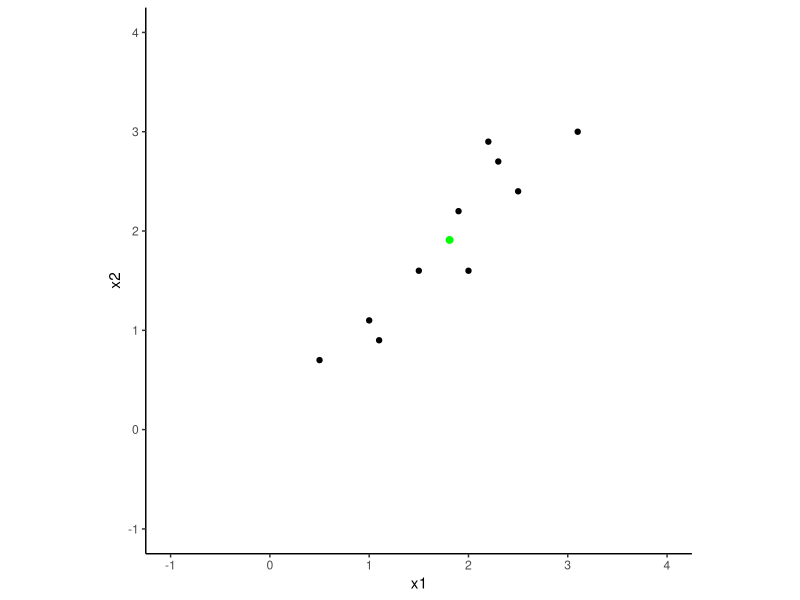
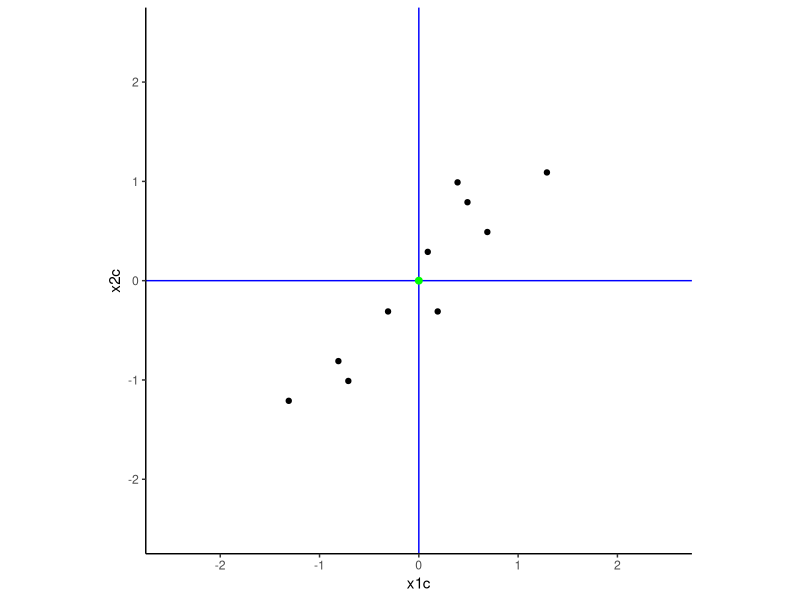
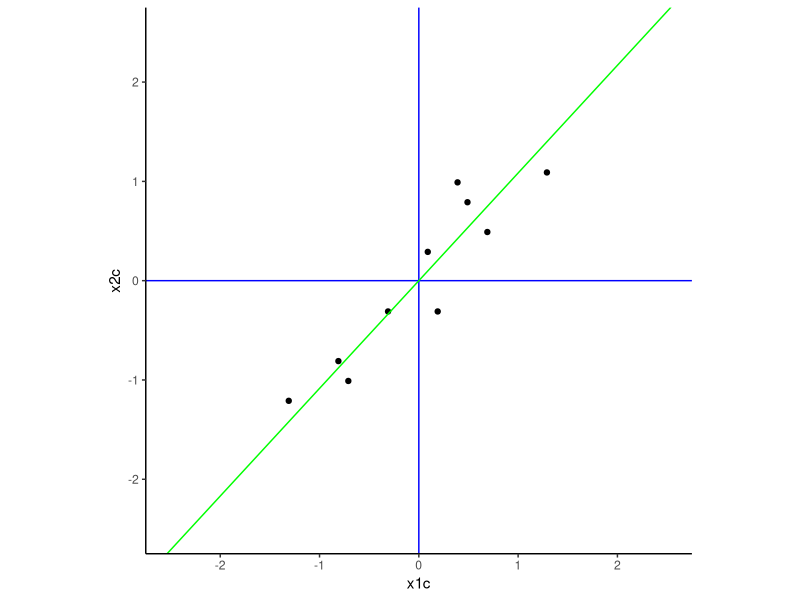
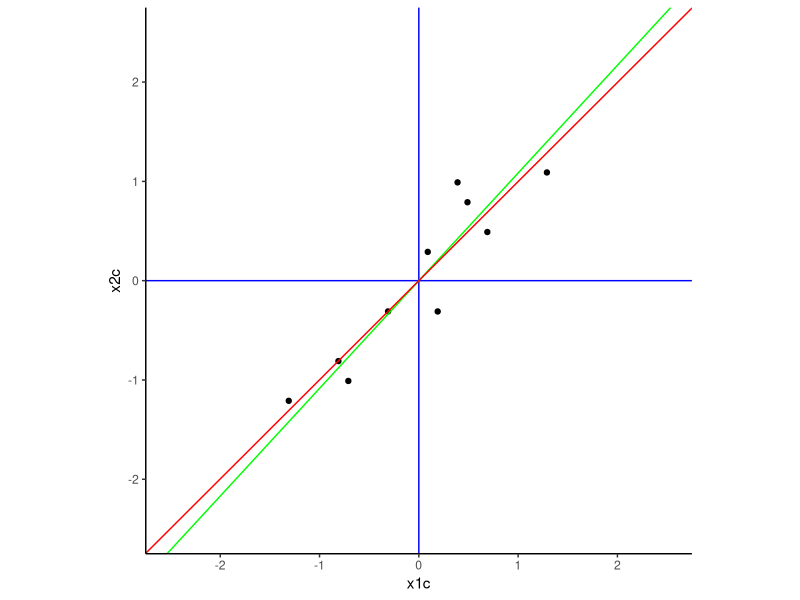
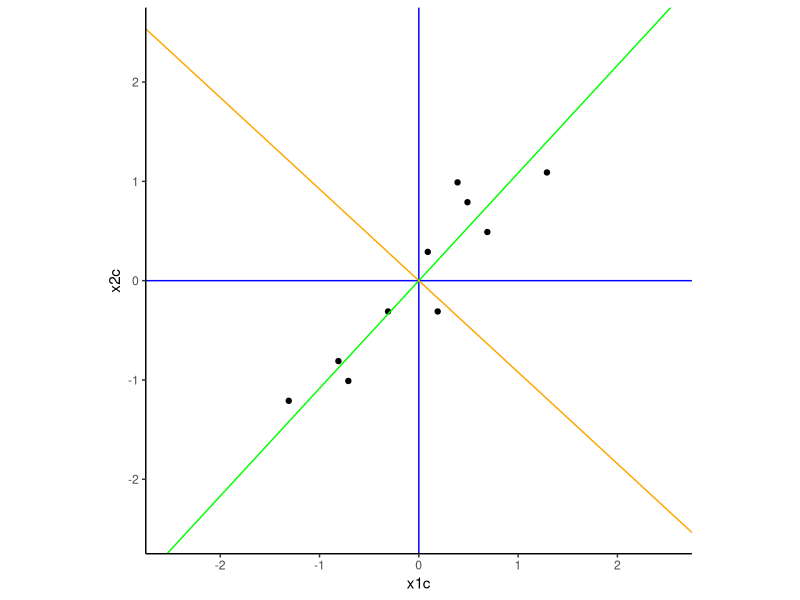
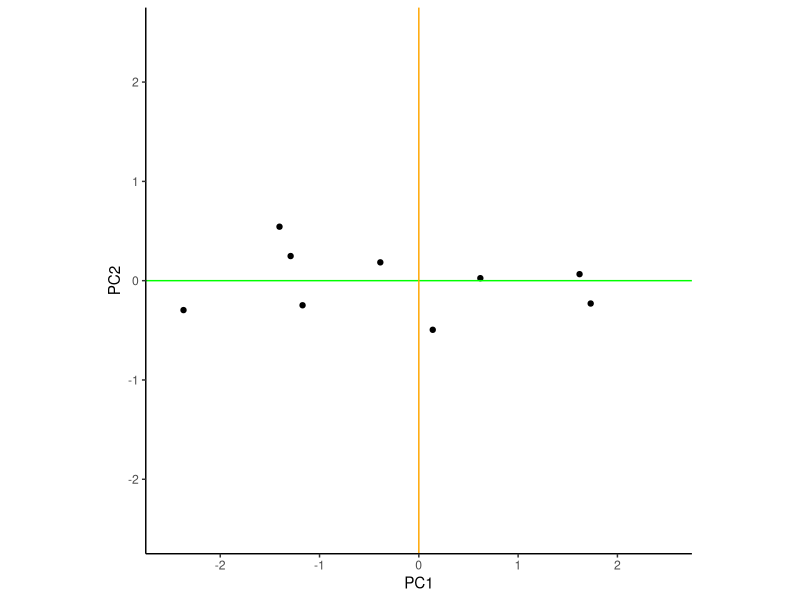
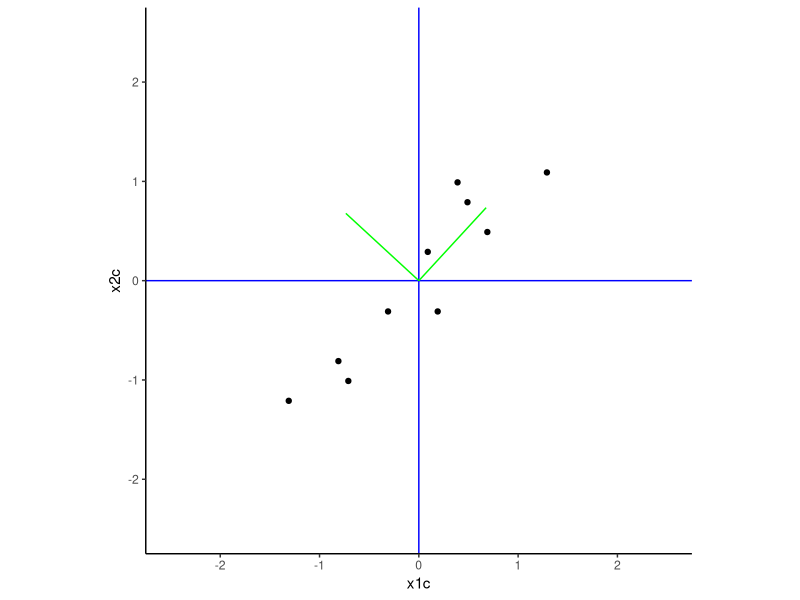
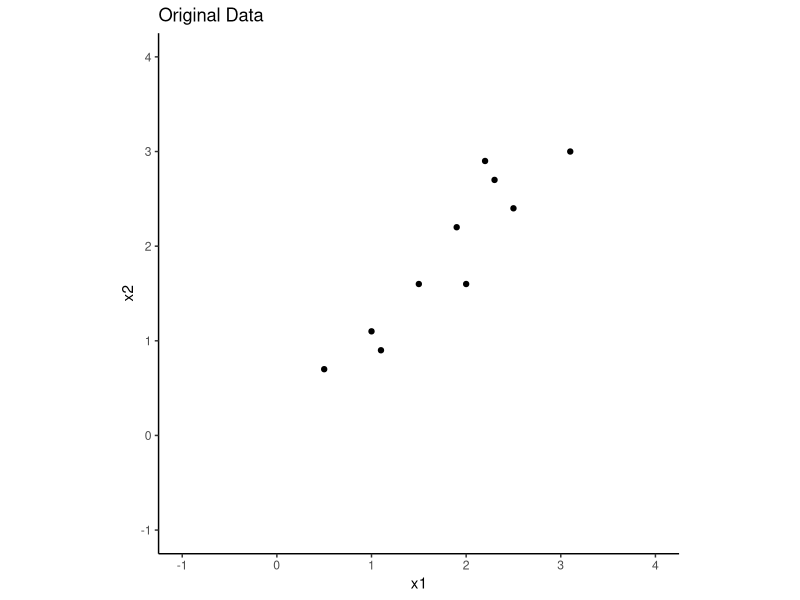

Recreate these plots in R, in order.
## ---- chunk 1
#| message: false
#| warning: false

library(tidyverse)
d <- tibble(x1 = c(2.5, 0.5, 2.2, 1.9, 3.1, 2.3, 2.0, 1.0, 1.5, 1.1),
            x2 = c(2.4, 0.7, 2.9, 2.2, 3.0, 2.7, 1.6, 1.1, 1.6, 0.9))
d |> print()
## ---- chunk 2
theme_set(theme_classic())
d |> ggplot(aes(x = x1, y = x2)) +
  geom_point() +
  geom_point(data = tibble(x1=mean(d$x1), x2 = mean(d$x2)), 
             size = 2, color = "green") +
  xlim(-1,4) +
  ylim(-1,4) +
  coord_fixed()
## ---- chunk 3
d <- d |> 
  mutate(x1c = x1 - mean(x1), x2c = x2 - mean(x2))

plot <- d |> 
  ggplot(aes(x = x1c, y = x2c)) +
    geom_point() +
    geom_hline(yintercept = 0, color = "blue") +
    geom_vline(xintercept = 0, color = "blue") +
    xlim(-2.5, 2.5) +
    ylim(-2.5, 2.5) +
    coord_fixed()

plot + 
  geom_point(data = tibble(x1c=mean(d$x1c), x2c = mean(d$x2c)), 
               size = 2, color = "green")
## ---- chunk 4
#| echo: false

ei <- d |> 
  select(x1c, x2c) |>
  cov() |> 
  eigen(symmetric = TRUE)

plot +
  geom_abline(slope = ei$vectors[2,1]/ei$vectors[1,1], 
              intercept = 0, 
              color = "green")
## ---- chunk 5
#| echo: false

m <- lm(x2c ~ x1c, data = d)

plot +
  geom_abline(slope = ei$vectors[2,1]/ei$vectors[1,1], 
              intercept = 0, 
              color = "green") +
  geom_abline(slope = m$coefficients[2],
              intercept = m$coefficients[1],
              color = "red")
## ---- chunk 6
#| echo: false

plot +
  geom_abline(slope = ei$vectors[2,1]/ei$vectors[1,1], 
              intercept = 0, color = "green") +
  geom_abline(slope = ei$vectors[2,2]/ei$vectors[1,2], 
              intercept = 0, color = "orange") + 
  coord_fixed()
## ---- chunk 7
#| echo: false

pca <- prcomp(d)

pca$x |> ggplot(aes(x = PC1, y = PC2)) +
  geom_point() +
  geom_hline(yintercept = 0, color = "green") +
  geom_vline(xintercept = 0, color = "orange") +
  xlim(-2.5, 2.5) +
  ylim(-2.5, 2.5) +
  coord_fixed() 
## ---- chunk 8
ei <- d |> 
  select(x1c, x2c) |>
  cov() |> 
  eigen(symmetric = TRUE)
## ---- chunk 9
ei$vectors
## ---- chunk 10
plot +
  annotate("segment", x = 0, y = 0, xend = ei$vectors[1,1], yend = ei$vectors[2,1], 
              color = "green") + 
  annotate("segment", x = 0, y = 0, xend = ei$vectors[1,2], yend = ei$vectors[2,2], 
              color = "green")
## ---- chunk 11
ei$values
## ---- chunk 12
var(d$x1)
var(d$x2)
## ---- chunk 13
ei$values[1] + ei$values[2]
var(d$x1) + var(d$x2)
## ---- chunk 14
pca <- prcomp(d |> select(x1, x2), center = TRUE, scale = FALSE)
## ---- chunk 15
ei$vectors

pca$rotation
## ---- chunk 16
pca$sdev

# square for variances
pca$sdev ^2

# compare to eigenvalues
ei$values
## ---- chunk 17
pca$x
## ---- chunk 18
round(cor(pca$x[,1], pca$x[,2]), 5)
## ---- chunk 19
var(d$x1) # variance of x1
var(d$x2) # variance of x2
## ---- chunk 20
pca$sdev ^2
## ---- chunk 21
var(pca$x[,1]) # variance of PC1
var(pca$x[,2]) # variance of PC2
## ---- chunk 22
n_pc <- 1 # use only the first PC
x_estimated <- pca$x[, 1:n_pc] %*% t(pca$rotation[, 1:n_pc])
## ---- chunk 23
orig_x_means <- c(1.81, 1.91) # original means of x1 and x2
x_estimated <- scale(x_estimated, center = -orig_x_means, scale = FALSE)
## ---- chunk 24
d |> 
  ggplot(aes(x = x1, y = x2)) +
  geom_point() +
  xlim(-1,4) +
  ylim(-1,4) +
  coord_fixed() +
  ggtitle("Original Data")

x_estimated |> 
  as_tibble() |> 
  ggplot(aes(x = x1, y = x2)) +
  geom_point() +
  xlim(-1,4) +
  ylim(-1,4) +
  coord_fixed() +
  ggtitle("Reconstructed Data")
## ---- chunk 25
set.seed(12345)
cov_matrix <- matrix(0, nrow = 8, ncol = 8)
cov_matrix[1:4, 1:4] <- 0.5 
cov_matrix[5:8, 5:8] <- 0.5
cov_matrix[1:4, 5:8] <- 0.2 # some cross0loadings to make it more realistic
cov_matrix[5:8, 1:4] <- 0.2
diag(cov_matrix) <- 1 # set variances of all items to 1

d2 <- MASS::mvrnorm(n = 200, mu = rep(0, 8), Sigma = cov_matrix) |> 
  magrittr::set_colnames(str_c("i", 1:8)) |>
  as_tibble()
## ---- chunk 26
pca2 <- prcomp(d2)
## ---- chunk 27
pca2 |> screeplot(type = "lines")
## ---- chunk 28
pca2$sdev^2
## ---- chunk 29
var_explained <- pca2$sdev^2 / sum(pca2$sdev^2)
## ---- chunk 30
var_explained |> cumsum()
## ---- chunk 31
set.seed(12345)
d3 <- tibble(x1 = rnorm(200, 0, 1),
             x2 = rnorm(200, 0, .5) + (x1)^2) |>  # quadratic relationship
             mutate(x1 = x1 / sd(x1),
                    x2 = x2 / sd(x2)) # keeping scale of both Xs comparable for simplicity

d3 |> ggplot(aes(x = x1, y = x2)) +
  geom_point() +
  xlim(-4, 4) +
  ylim(-1, 7) +
  coord_fixed()
## ---- chunk 32
pca3 <- prcomp(d3)
## ---- chunk 33
pca3$sdev ^2
## ---- chunk 34
n_pc <- 1 # use only the first PC
x_estimated3 <- pca3$x[, 1:n_pc] %*% t(pca3$rotation[, 1:n_pc])
orig_x_means3 <- c(mean(d3$x1), mean(d3$x2)) # original means of x1 and x2
x_estimated3 <- scale(x_estimated3, center = -orig_x_means3, scale = FALSE)

x_estimated3 |> 
  as_tibble() |> 
  ggplot(aes(x = x1, y = x2)) +
  geom_point() +
  xlim(-1,4) +
  ylim(-1,4) +
  coord_fixed() +
  ggtitle("Reconstructed Data")
